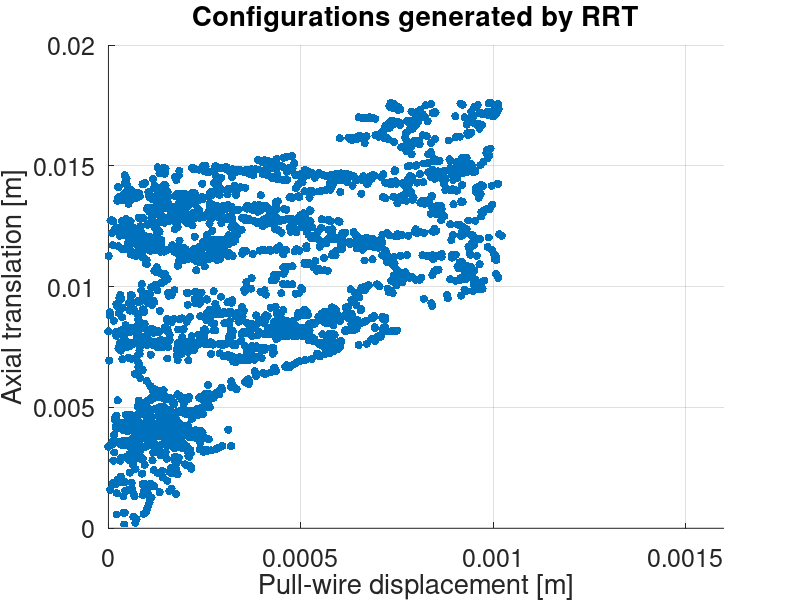

MATLAB code to generate this figure:
clc, clear, close all

load 3-simulation.mat

figure
scatter3(qList(1,:), qList(2,:), qList(3,:), 'filled');
hold on
grid on
xlabel('Pull-wire displacement [m]');
ylabel('Axial rotation [rad]');
zlabel('Axial translation [m]');
xlim([0 16e-4]);
title('Configurations generated by RRT');
view(0,0);
set(gca,'FontSize',18);
